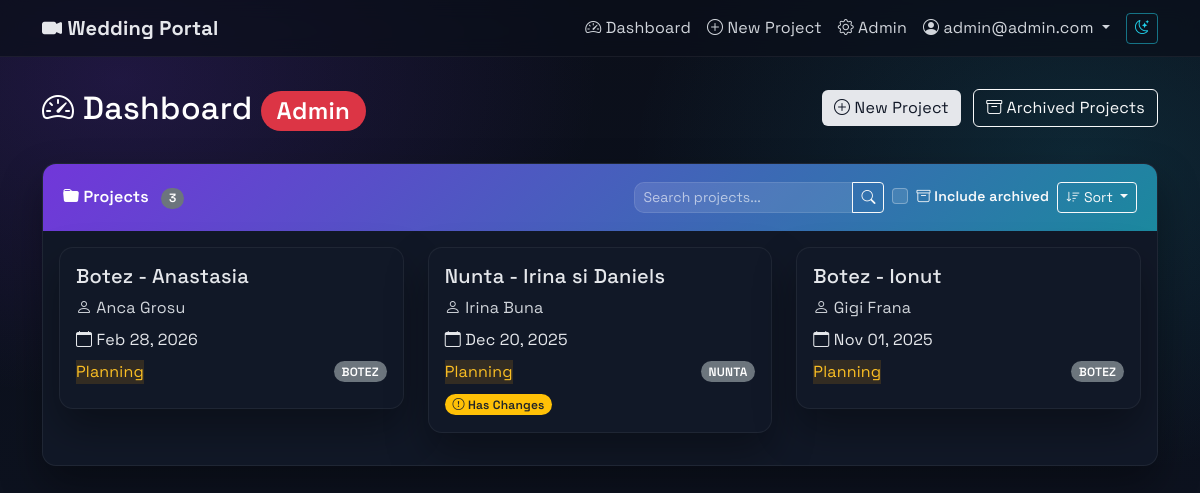
Screenshot of /dashboard/ (signed in) with the database file from the repository.
### projects/models.py (models this page shows, shortened)
class User(AbstractUser):
    ROLE_CHOICES = [
        ('ADMIN', 'Admin'),
        ('CLIENT', 'Client'),
    ]
    role = models.CharField(max_length=10, choices=ROLE_CHOICES, default='CLIENT')
    username = models.CharField(max_length=150, blank=True, null=True, unique=False)
    email = models.EmailField(unique=True)
    USERNAME_FIELD = 'email'
    REQUIRED_FIELDS = ['first_name']  # Remove username from required fields
    objects = CustomUserManager()
    def is_admin(self):
        return self.role == 'ADMIN'

class Project(models.Model):
    PROJECT_TYPE_CHOICES = [
        ('NUNTA', 'Nunta'),
        ('BOTEZ', 'Botez'),
        ('ALTELE', 'Altele'),
    ]
    STATUS_CHOICES = [
        ('Planning', 'Planning'),
        ('Filming', 'Filming'),
        ('Editing', 'Editing'),
        ('Completed', 'Completed'),
    ]
    EDIT_STATUS_CHOICES = [
        ('Pending', 'Pending'),
        ('In Progress', 'In Progress'),
        ('Review', 'Review'),
        ('Completed', 'Completed'),
    ]
    name = models.CharField(max_length=255)
    slug = models.SlugField(max_length=255, unique=True, blank=True, null=True)
    user = models.ForeignKey(User, on_delete=models.CASCADE, related_name='projects')
    client_name = models.CharField(max_length=255, blank=True, null=True)
    client_email = models.EmailField(blank=True, null=True)
    status = models.CharField(max_length=50, choices=STATUS_CHOICES, default='Planning')
    edit_status = models.CharField(max_length=50, choices=EDIT_STATUS_CHOICES, default='Pending')
    notes = models.TextField(blank=True, null=True)
    is_archived = models.BooleanField(default=False)
    event_date = models.DateTimeField()
    type = models.CharField(max_length=10, choices=PROJECT_TYPE_CHOICES)
    title_video = models.CharField(max_length=255, blank=True, null=True)
    city = models.CharField(max_length=100, blank=True, null=True)
    civil_union_details = models.TextField(blank=True, null=True)
    prep = models.TextField(blank=True, null=True)
    church = models.TextField(blank=True, null=True)
    session = models.TextField(blank=True, null=True)
    restaurant = models.TextField(blank=True, null=True)
    details_extra = models.TextField(blank=True, null=True)
    editing_preferences = models.TextField(blank=True, null=True)
    main_details = models.TextField(blank=True, null=True, help_text="Main event details")
    PACKAGE_TYPE_CHOICES = [
        ('Clasic', 'Clasic'),
        ('Highlights', 'Highlights'),
        ('Duo', 'Duo'),
        ('Cinema', 'Cinema'),
        ('Creative', 'Creative'),
        ('Botez', 'Botez'),
        ('Custom', 'Custom'),
    ]
    MOVIE_DURATION_CHOICES = [
        ('30min', '30 min'),
        ('1h', '1 h'),
        ('1h30min', '1h30min'),
        ('2h-3h', '2h-3h'),
        ('3h+', '3h+'),
        ('Other', 'Other'),
    ]
    package_type = models.CharField(max_length=20, choices=PACKAGE_TYPE_CHOICES, blank=True, null=True)
    package_4k = models.BooleanField(default=True)
    package_cameras = models.IntegerField(default=1, choices=[(1, '1'), (2, '2'), (3, '3')])
    montage_highlights = models.BooleanField(default=False)
    montage_movie = models.BooleanField(default=False)
    montage_movie_duration = models.CharField(max_length=20, choices=MOVIE_DURATION_CHOICES, blank=True, null=True)
    montage_movie_other = models.CharField(max_length=100, blank=True, null=True)
    montage_bonus_primary = models.BooleanField(default=False)
    montage_bonus_full = models.BooleanField(default=False)
    equipment_audio_recorder = models.BooleanField(default=False)
    equipment_stabilizer = models.BooleanField(default=False)
    equipment_external_light = models.BooleanField(default=False)
    team_videographer = models.IntegerField(default=1)
    team_operator = models.IntegerField(default=0)
    team_assistant = models.IntegerField(default=0)
    delivery_online = models.BooleanField(default=True)
    delivery_usb = models.BooleanField(default=False)
    event_presence = models.TextField(blank=True, null=True)
    ceremony_field_order = models.JSONField(
        default=dict,
        blank=True,
        help_text="Custom order for ceremony detail fields"
    )
    admin_notified_of_changes = models.BooleanField(default=False)
    last_admin_notification_date = models.DateTimeField(blank=True, null=True)
    last_client_notification_date = models.DateTimeField(blank=True, null=True)
    has_unsent_changes = models.BooleanField(default=False)
    created_at = models.DateTimeField(auto_now_add=True)
    updated_at = models.DateTimeField(auto_now=True)
    class Meta:
        ordering = ['-created_at']

### projects/views.py (the view, shortened to what this page needs)
# urls.py: path('dashboard/', views.dashboard, name='dashboard'),
@login_required
def dashboard(request):
    user = request.user
    search_query = request.GET.get('search', '')
    sort_by = request.GET.get('sort', 'newest')  # Default sort by newest first
    include_archived = request.GET.get('include_archived', '') == 'on'
    valid_sorts = {
        'name': 'name',
        '-name': '-name',
        'date': 'event_date',
        '-date': '-event_date',
        'status': 'status',
        '-status': '-status',
        'client': 'client_name',
        '-client': '-client_name',
        'newest': '-id',
        'oldest': 'id'
    }
    sort_field = valid_sorts.get(sort_by, '-id')
    if user.is_admin():
        if include_archived:
            projects = Project.objects.all()  # Include both archived and active
        else:
            projects = Project.objects.filter(is_archived=False)
        pending_modifications = ProjectModification.objects.filter(status='PENDING')
        projects = projects.order_by(sort_field)
        context = {
            'projects': projects,
            'pending_modifications': pending_modifications,
            'is_admin': True,
            'search_query': search_query,
            'current_sort': sort_by,
            'include_archived': include_archived,
        }
    return render(request, 'dashboard.html', context)

### templates/dashboard.html (shortened to what this page needs)
{% extends 'base.html' %}
{% block content %}
<div class="row mb-4">
    <div class="col">
        <h2 class="text-white">
            <i class="bi bi-speedometer2"></i> Dashboard
            {% if is_admin %}
                <span class="badge bg-danger">Admin</span>
            {% endif %}
        </h2>
    </div>
    {% if is_admin %}
    <div class="col-auto">
        <a href="{% url 'create_project' %}" class="btn btn-light me-2">
            <i class="bi bi-plus-circle"></i> New Project
        </a>
        <a href="{% url 'archived_projects' %}" class="btn btn-outline-light">
            <i class="bi bi-archive"></i> Archived Projects
        </a>
    </div>
    {% endif %}
</div>
<div class="card">
    <div class="card-header d-flex justify-content-between align-items-center">
        <div>
            <i class="bi bi-folder-fill"></i> Projects
            {% if projects %}
                <span class="badge bg-secondary ms-2">{{ projects|length }}</span>
            {% endif %}
        </div>
        <div class="d-flex gap-2 align-items-center">
            <div class="input-group" style="width: 250px;">
                <input type="text" class="form-control form-control-sm" id="projectSearch"
                       placeholder="Search projects..." value="{{ search_query }}"
                       style="background-color: rgba(255,255,255,0.1); border-color: rgba(255,255,255,0.2); color: white;">
                <button class="btn btn-outline-light btn-sm" type="button" id="searchButton">
                    <i class="bi bi-search"></i>
                </button>
            </div>
            <div class="form-check" style="min-width: 140px;">
                <input class="form-check-input" type="checkbox" id="includeArchived"
                       style="background-color: rgba(255,255,255,0.1); border-color: rgba(255,255,255,0.3);">
                <label class="form-check-label text-light small" for="includeArchived">
                    <i class="bi bi-archive"></i> Include archived
                </label>
            </div>
            <div class="dropdown">
                <button class="btn btn-outline-light btn-sm dropdown-toggle" type="button"
                        id="sortDropdown" data-bs-toggle="dropdown" aria-expanded="false">
                    <i class="bi bi-sort-down"></i> Sort
                </button>
            </div>
        </div>
    </div>
    <div class="card-body">
        {% if projects %}
        <div class="row">
            {% for project in projects %}
            <div class="col-md-6 col-lg-4 mb-3">
                <div class="card project-card position-relative" style="cursor: pointer;" data-project-url="{% url 'project_detail' project.slug %}">
                    <div class="card-body">
                        <h5 class="card-title">{{ project.name }}</h5>
                        <p class="text-muted mb-2">
                            <i class="bi bi-person"></i> {{ project.client_name|default:project.user.get_full_name|default:project.user.username }}
                        </p>
                        <p class="mb-2">
                            <i class="bi bi-calendar"></i> {{ project.event_date|date:"M d, Y" }}
                        </p>
                        <div class="d-flex justify-content-between align-items-center">
                            <span class="status-badge status-{{ project.status|lower|cut:" " }}">
                                {{ project.status }}
                            </span>
                            <span class="badge bg-secondary">
                                {{ project.type }}
                            </span>
                        </div>
                        <div class="mt-2">
                            {% if project.has_unsent_changes %}
                            <span class="badge bg-warning text-dark me-1">
                                <i class="bi bi-exclamation-circle"></i> Has Changes
                            </span>
                            {% endif %}
                        </div>
                    </div>
                </div>
            </div>
            {% endfor %}
        </div>
        {% endif %}
    </div>
</div>
{% endblock %}

### templates/base.html (shortened to what this page needs)
<!DOCTYPE html>
{% load static %}
<html lang="en">
<head>
    <link href="https://cdn.jsdelivr.net/npm/bootstrap@5.3.0/dist/css/bootstrap.min.css" rel="stylesheet">
    <link href="https://cdn.jsdelivr.net/npm/bootstrap-icons@1.11.0/font/bootstrap-icons.css" rel="stylesheet">
    <link href="{% static 'css/theme.css' %}" rel="stylesheet">
</head>
<body>
    <nav class="navbar navbar-expand-lg navbar-dark">
        <div class="container">
            <a class="navbar-brand" href="{% url 'dashboard' %}">
                <i class="bi bi-camera-video-fill"></i> Wedding Portal
            </a>
            <div class="collapse navbar-collapse" id="navbarNav">
                <ul class="navbar-nav ms-auto">
                    {% if user.is_authenticated %}
                        <li class="nav-item">
                            <a class="nav-link" href="{% url 'dashboard' %}">
                                <i class="bi bi-speedometer2"></i> Dashboard
                            </a>
                        </li>
                        {% if user.is_admin %}
                        <li class="nav-item">
                            <a class="nav-link" href="{% url 'create_project' %}">
                                <i class="bi bi-plus-circle"></i> New Project
                            </a>
                        </li>
                        <li class="nav-item">
                            <a class="nav-link" href="/admin/">
                                <i class="bi bi-gear"></i> Admin
                            </a>
                        </li>
                        {% endif %}
                        <li class="nav-item dropdown">
                            <a class="nav-link dropdown-toggle" href="#" id="userDropdown" role="button" data-bs-toggle="dropdown">
                                <i class="bi bi-person-circle"></i> {{ user.get_full_name|default:user.email }}
                            </a>
                        </li>
                    {% else %}
                        <li class="nav-item">
                            <a class="nav-link" href="{% url 'login' %}">
                                <i class="bi bi-box-arrow-in-right"></i> Login
                            </a>
                        </li>
                    {% endif %}
                </ul>
            </div>
        </div>
    </nav>
    <div class="main-container">
        <div class="container">
            {% block content %}{% endblock %}
        </div>
    </div>
</body>
</html>

### static/css/theme.css (style rules this page uses)
:root { --bg-900: #0b0f1a; --bg-850: #0e1422; --bg-800: #0f1629; --surface-800: #111827; --surface-700: #1f2937; --surface-600: #273449; --text-100: #e5e7eb; --text-300: #d1d5db; --text-500: #9ca3af; --text-muted: #9ca3af; --primary: #7c3aed; --primary-700: #6d28d9; --accent: #22d3ee; --success: #10b981; --warning: #f59e0b; --danger: #ef4444; --radius: 14px; --radius-sm: 10px; --bs-body-color: var(--text-100); --bs-heading-color: var(--text-100); --bs-secondary-color: var(--text-300); --bs-border-color: rgba(255, 255, 255, 0.1); --field-view-bg: rgba(255, 255, 255, 0.07); --field-view-border: rgba(255, 255, 255, 0.08); --field-edit-bg: rgba(34, 211, 238, 0.08); --field-edit-border: rgba(34, 211, 238, 0.3); }
html, body { color-scheme: dark; }
body { background: radial-gradient(1200px 800px at 10% 10%, rgba(124, 58, 237, 0.18) 0%, transparent 40%), radial-gradient(1000px 700px at 90% 20%, rgba(34, 211, 238, 0.12) 0%, transparent 45%), linear-gradient(180deg, var(--bg-900) 0%, var(--bg-850) 100%); color: var(--text-100); min-height: 100vh; font-family: "Space Grotesk", -apple-system, BlinkMacSystemFont, "Segoe UI", Roboto, Arial, sans-serif; letter-spacing: 0.2px; -webkit-font-smoothing: antialiased; -moz-osx-font-smoothing: grayscale; }
.navbar { background: rgba(10, 15, 26, 0.7) !important; backdrop-filter: blur(10px); border-bottom: 1px solid rgba(255, 255, 255, 0.06); }
.navbar-brand { font-weight: 700; color: var(--text-100) !important; }
.nav-link { color: var(--text-300) !important; }
.main-container { padding: 2rem 0; min-height: calc(100vh - 56px); }
.card { background: var(--surface-800); border: 1px solid rgba(255, 255, 255, 0.06); border-radius: var(--radius); box-shadow: 0 20px 40px rgba(0, 0, 0, 0.35); overflow: hidden; }
.card-header { background: linear-gradient(135deg, rgba(124, 58, 237, 0.9), rgba(34, 211, 238, 0.6)); color: #fff; font-weight: 600; border: none; padding: 1.1rem 1.25rem; }
.btn-light { background: #e5e7eb; color: #111827; border: none; }
.form-control, .form-select, .form-control:disabled, .form-select:disabled { background-color: var(--surface-600); border: 1px solid rgba(255, 255, 255, 0.14); color: var(--text-100); border-radius: 10px; }
.form-control::placeholder { color: var(--text-300); }
.badge { border-radius: 999px; font-weight: 600; }
.status-planning { background: rgba(245, 158, 11, 0.15); color: #fbbf24; }
.project-card { transition: transform 0.2s, box-shadow 0.2s, border-color 0.2s; cursor: pointer; }
a { color: #a5b4fc; }
h1, h2, h3, h4, h5, h6 { letter-spacing: 0.3px; color: var(--text-100); }
small, .text-muted { color: var(--text-300) !important; }

### rows the page displays
User: get_full_name "admin@admin.com"
Project: name "Botez - Anastasia", client_name "Anca Grosu", event_date "Feb 28, 2026", status "Planning", type "BOTEZ"
Project: name "Nunta - Irina si Daniels", client_name "Irina Buna", event_date "Dec 20, 2025", status "Planning", type "NUNTA", has_unsent_changes True (drawn)
Project: name "Botez - Ionut", client_name "Gigi Frana", event_date "Nov 01, 2025", status "Planning", type "BOTEZ"

### other values shown
{{ projects|length }} "3"
